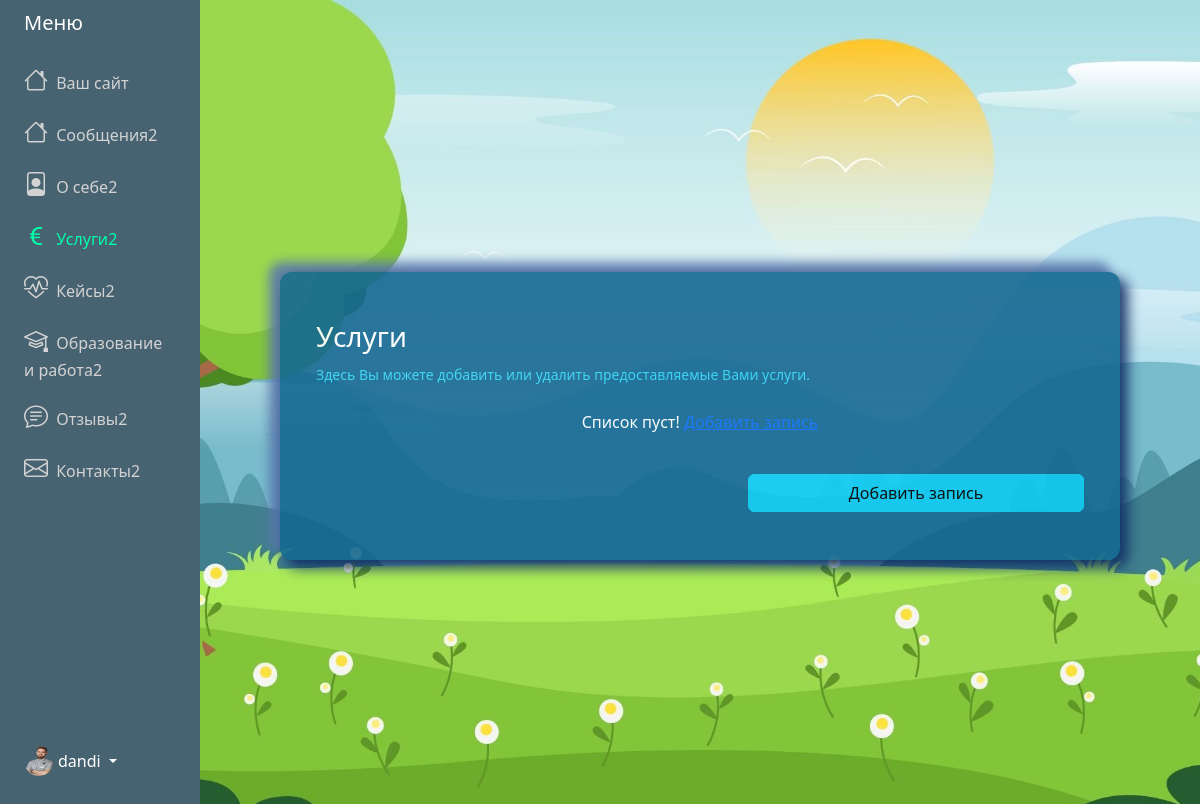
The app's page /adminPanel/services/ (signed in), older data.
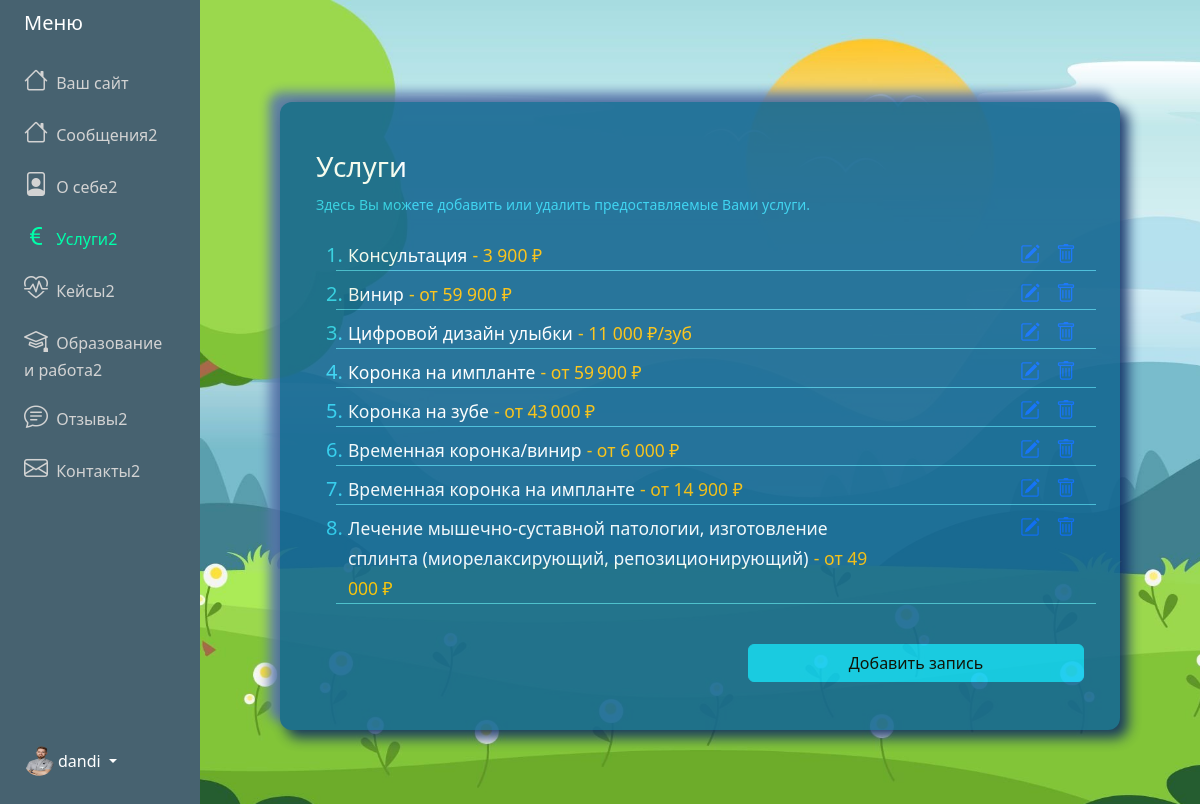
The same page, newer data.
### adminPanel/models.py (models this page shows, shortened)
class Menu (models.Model):
    user = models.OneToOneField(User, on_delete=models.CASCADE)
    messages = models.CharField('Сообщения', max_length=100, default="Сообщения")
    about = models.CharField('О себе', max_length=100, default="О себе")
    services = models.CharField('Услуги', max_length=100, default="Услуги")
    cases = models.CharField('Кейсы', max_length=100, default="Кейсы")
    ed_and_work = models.CharField('Образование и работа', max_length=100, default="Образование и работа")
    feedbacks = models.CharField('Отзывы', max_length=100, default="Отзывы")
    contacts = models.CharField('Контакты', max_length=100, default="Контакты")

class About(models.Model):
    user = models.OneToOneField(User, on_delete=models.CASCADE)
    profession = models.CharField(max_length=200)
    slogan = models.TextField(null=True, blank=True)
    main_foto = models.ImageField(
        default="avatar.jpg",
        upload_to="About_main_foto"
    )

class Service(models.Model):
    title = models.CharField('Название', max_length=200)
    desc = models.TextField('Описание', null=False, blank=False)
    price = models.CharField('Цена', max_length=200, null=True, blank=True)
    img = models.ImageField('Изображение', upload_to="Service_img", null=True, blank=True)
    user = models.ForeignKey(User, on_delete=models.CASCADE)

### adminPanel/views.py (the view)
# urls.py: path('adminPanel/services/', ServiceView.as_view(), name="services"),
class ServiceView(LoginRequiredMixin,ListView):
    model = Service
    template_name = "adminPanel/services.html"
    context_object_name = "posts"
    def get_context_data(self, **kwargs):
        context = super().get_context_data(**kwargs)
        context['title'] = 'Услуги'
        context['active'] = 'services'
        context['menu'] = request_menu(self.request)
        return context

### adminPanel/views.py (called while the page is built)
def request_menu(request):
    user_id = request.user.id  # Получаем id текущего пользователя
    menu = Menu.objects.filter(user_id=user_id).first()  # Используем user_id для фильтрации
    return menu

### adminPanel/templates/adminPanel/services.html (shortened to what this page needs)
{% extends "adminPanel/base.html" %}
{% block content %}
<div class="container vh-100 d-flex align-items-center">
    <div id="innerPage">
        <div class="row align-items-center justify-content-center">
            <div class="col-12 text-white px-5 pt-5">
                <div class="lead">
                    <h3>Услуги</h3>
                    <p class="fs-6 mb-4">
                        <small class="label-color">Здесь Вы можете добавить или удалить предоставляемые Вами услуги.</small>
                    </p>
                </div>
                {% if posts %}
                <ol class="categories">
                    {% for post in posts %}
                    <li class="label-color fs-5">
                        <div class="row mt-2" style="border-bottom: 1px solid #45bdd9;">
                            <div class="col-9">
                                <a href="{% url 'update-service' post.id %}" style="text-decoration: none;color: #ffffff;">
                                    <small>{{ post.title }}</small>
                                    <small class="text-warning"> - {{ post.price }}</small>
                                </a>
                            </div>
                            <div class="task-controls col-3 card-text d-flex">
                                <a class="edit px-2 ms-auto" href="{% url 'update-service' post.id %}">
                                    <i class="bi bi-pencil-square"></i></a>
                                <a class="edit px-2" href="{% url 'delete-service' post.id %}"><i class="bi bi-trash"></i></a>
                            </div>
                        </div>
                    </li>
                    {%endfor%}
                </ol>
                {% else %}
                <p class="text-center"> Список пуст!
                    <a href="{% url 'create-service' %}">Добавить запись</a>
                </p>
                {% endif %}
            </div>
        </div>
        <div class="row align-items-center justify-content-center">
            <div class="col-sm-6 col-xs-12 d-sm-block  px-5 pb-5">
                <a href="{% url 'create-service' %}" class="btn btn-info mt-4 w-100"
                    id="ed-and-work-brn">Добавить запись</a>
            </div>
        </div>
    </div>
</div>
{% endblock content %}

### adminPanel/templates/adminPanel/base.html (shortened to what this page needs)
{% load static %}
<!DOCTYPE html>
<html lang="en">
<head>
    <link href="https://cdn.jsdelivr.net/npm/bootstrap@5.3.3/dist/css/bootstrap.min.css" rel="stylesheet"
>
    <link rel="stylesheet"
        href="https://cdnjs.cloudflare.com/ajax/libs/bootstrap-icons/1.8.1/font/bootstrap-icons.min.css">
    <link rel="stylesheet" href="{% static 'css/styles.css'%}">
</head>
<body class="admin-panel-body">
    <div class="container-fluid">
        <div class="row flex-nowrap">
            <div class="col-auto col-md-3 col-xl-2 px-sm-2 px-0 menu-bg-custom">
                <div class="d-flex flex-column align-items-center align-items-sm-start px-3 pt-2 text-white min-vh-100">
                    <a href="/"
                        class="d-flex align-items-center pb-3 mb-md-0 me-md-auto text-white text-decoration-none">
                        <span class="fs-5 d-none d-sm-inline">Меню</span>
                    </a>
                    <ul class="nav text-light flex-column mb-sm-auto mb-0 align-items-center align-items-sm-start"
                        id="menu">
                        <li>
                            <a href="{% url 'home' %}" class="nav-link align-middle px-0 admin-menu-text {%if active == 'home' %} active {% endif %}">
                                <i class="fs-4 bi-house"></i> <span class="ms-1 d-none d-sm-inline">Ваш сайт</span>
                            </a>
                        </li>
                        <li>
                            <a href="{% url 'messages' %}" class="nav-link align-middle px-0 admin-menu-text {%if active == 'messages' %} active {% endif %}">
                                <i class="fs-4 bi-house"></i> <span class="ms-1 d-none d-sm-inline">{% if menu.messages %} {{ menu.messages }} {% else %}Сообщения {% endif %}</span>
                            </a>
                        </li>
                        <li>
                            <a href="{% url 'about' %}" class="nav-link align-middle px-0 admin-menu-text {%if active == 'about' %} active {% endif %}">
                                <i class="fs-4 bi-file-person"></i> <span class="ms-1 d-none d-sm-inline">{% if menu.about %} {{ menu.about }} {% else %} О себе {% endif %}</span>
                            </a>
                        </li>
                        <li>
                            <a href="{% url 'services' %}" class="nav-link px-0 align-middle admin-menu-text {%if active == 'services' %} active {% endif %}">
                                <i class="fs-4 bi-currency-euro"></i> <span class="ms-1 d-none d-sm-inline">{% if menu.services %} {{ menu.services }} {% else %} Услуги {% endif %}</span></a>
                        </li>
                        <li>
                            <a href="{% url 'cases' %}" class="nav-link px-0 align-middle admin-menu-text {%if active == 'cases' %} active {% endif %}">
                                <i class="fs-4 bi-heart-pulse"></i> <span class="ms-1 d-none d-sm-inline">{% if menu.cases %} {{ menu.cases }} {% else %} Кейсы {% endif %}</span></a>
                        </li>
                        <li>
                            <a href="{% url 'ed-and-work' %}" class="nav-link px-0 align-middl admin-menu-text {%if active == 'ed_and_work' %} active {% endif %}">
                                <i class="fs-4 bi-mortarboard"></i> <span class="ms-1 d-none d-sm-inline">{% if menu.ed_and_work %} {{ menu.ed_and_work }} {% else %} Образование и работа {% endif %}</span></a>
                        </li>
                        <li>
                            <a href="{% url 'feedbacks' %}" class="nav-link px-0 align-middle admin-menu-text {%if active == 'feedbacks' %} active {% endif %}">
                                <i class="fs-4 bi-chat-text"></i> <span class="ms-1 d-none d-sm-inline">{% if menu.feedbacks %} {{ menu.feedbacks }} {% else %} Отзывы {% endif %}</span>
                            </a>
                        </li>
                        <li>
                            <a href="#" class="nav-link px-0 align-middle admin-menu-text">
                                <i class="fs-4 bi-envelope"></i> <span class="ms-1 d-none d-sm-inline">{% if menu.contacts %} {{ menu.contacts }} {% else %} Контакты {% endif %}</span>
                            </a>
                        </li>
                    </ul>
                    <div class="dropdown pb-4">
                        <a href="#"
                            class="d-flex align-items-center text-white text-decoration-none dropdown-toggle {% if current_path == home_url %}active{% endif %}"
                            id="dropdownUser1" data-bs-toggle="dropdown" aria-expanded="false">
                            <img src="{{ user.about.main_foto.url }}" alt="logo" width="30" height="30"
                                class="rounded-circle">
                            <span class="d-none d-sm-inline mx-1">{{user.username}}</span>
                        </a>
                    </div>
                </div>
            </div>
            <div class="col py-3">
                {% block content %}
                {% endblock content %}
            </div>
        </div>
    </div>
</body>
</html>

### static/css/styles.css (style rules this page uses)
:root { --color-primary: #ee394c; --color-secondary: #86b7fe; --color-light: #f2f2f2; --color-gray: #ced4da; --color-dark: #212121; --color-white: #ffffff; --color-error: #e2442f; --color-warning: #ffc900; --color-info: #02a2b9; --color-success: #1ba345; --color-input: #00d1b2; --border-radius: 5px; }
#innerPage { width:100%; max-width:840px; margin : 0 auto; border-radius: 12px; background: #156892; box-shadow: 7px 7px 13px 1px #0f2d64, -10px -9px 11px 1px #5b79ad; opacity: 0.9; }
.menu-bg-custom { background-color: #476270; }
.admin-menu-text { color: lightgray; }
.admin-menu-text.active { color: #0fa !important; }
.label-color { color:#31d2f2; }

### adminPanel/templates/adminPanel/services.html (style rules this page uses)
.admin-panel-body { background-image: url('/media/fon-admin-about.jpg'); background-repeat: no-repeat; background-size: cover; background-position: center; }

Row changes from the older to the newer data that the page shows:
added Service: title "Консультация", price "3 900 ₽"
added Service: title "Винир", price "от 59 900 ₽"
added Service: title "Цифровой дизайн улыбки", price "11 000 ₽/зуб"
added Service: title "Коронка на импланте", price "от 59 900 ₽"
added Service: title "Коронка на зубе", price "от 43 000 ₽"
added Service: title "Временная коронка/винир", price "от 6 000 ₽"
added Service: title "Временная коронка на импланте", price "от 14 900 ₽"
added Service: title "Лечение мышечно-суставной патологии, изготовление сплинта (миорелаксирующий, репозиционирующий)", price "от 49 000 ₽"
Text that changed along with them:
text no longer shown: "Список пуст!"
